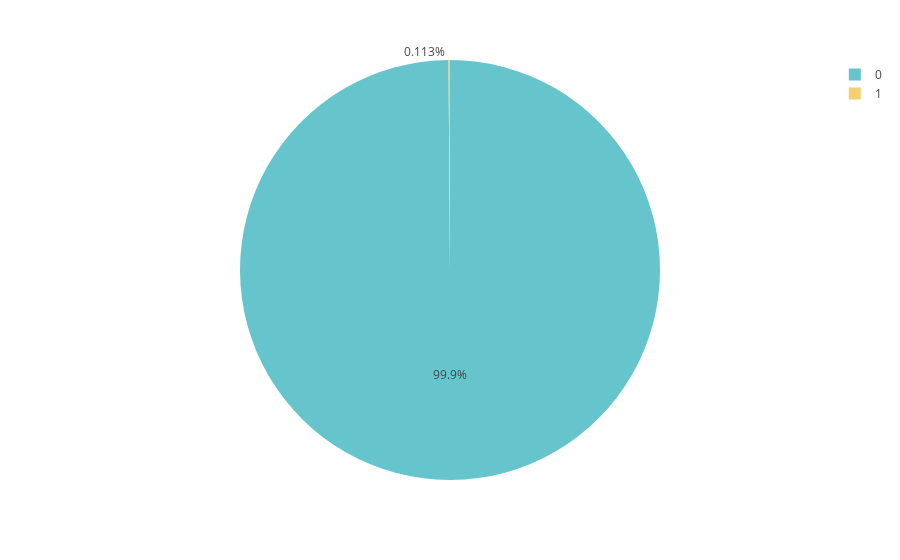
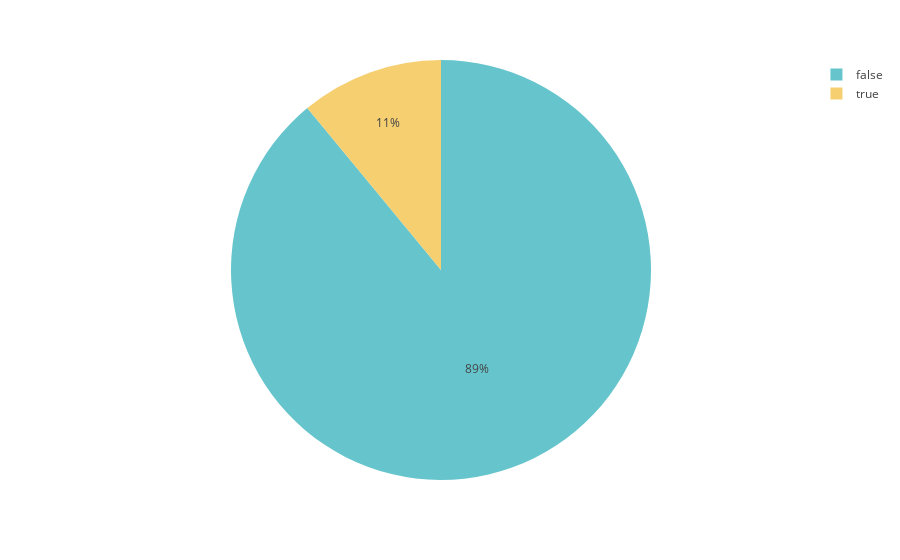

Notebook code for these charts, in order:
### Markdown cell above
### Fraud
---

### Code cell
is_laundering_count = transformed_df.is_laundering.value_counts().reset_index()
fig = px.pie(
    is_laundering_count,
    values='count',
    names='is_laundering',
    color_discrete_sequence=px.colors.qualitative.Pastel
)
fig.show()

is_laundering_customer_count = transformed_df.is_laundering_customer.value_counts().reset_index()
fig = px.pie(
    is_laundering_customer_count,
    values='count',
    names='is_laundering_customer',
    color_discrete_sequence=px.colors.qualitative.Pastel
)
fig.show()

### Figure 1 — Plotly figure (JSON) as saved in the notebook; plotly's stock layout.template omitted (floating-point values rounded to 4 significant figures)
{"data": [{"domain": {"x": [0, 1], "y": [0, 1]}, "hovertemplate": "is_laundering=%{label}<br>count=%{value}<extra></extra>", "labels": [0, 1], "legendgroup": "", "name": "", "showlegend": true, "type": "pie", "values": [4592112, 5177]}], "layout": {"legend": {"tracegroupgap": 0}, "margin": {"t": 60}, "piecolorway": ["rgb(102, 197, 204)", "rgb(246, 207, 113)", "rgb(248, 156, 116)", "rgb(220, 176, 242)", "rgb(135, 197, 95)", "rgb(158, 185, 243)", "rgb(254, 136, 177)", "rgb(201, 219, 116)", "rgb(139, 224, 164)", "rgb(180, 151, 231)", "rgb(179, 179, 179)"]}}

### Figure 2 — Plotly figure (JSON) as saved in the notebook; plotly's stock layout.template omitted (floating-point values rounded to 4 significant figures)
{"data": [{"domain": {"x": [0, 1], "y": [0, 1]}, "hovertemplate": "is_laundering_customer=%{label}<br>count=%{value}<extra></extra>", "labels": [false, true], "legendgroup": "", "name": "", "showlegend": true, "type": "pie", "values": [4092229, 505060]}], "layout": {"legend": {"tracegroupgap": 0}, "margin": {"t": 60}, "piecolorway": ["rgb(102, 197, 204)", "rgb(246, 207, 113)", "rgb(248, 156, 116)", "rgb(220, 176, 242)", "rgb(135, 197, 95)", "rgb(158, 185, 243)", "rgb(254, 136, 177)", "rgb(201, 219, 116)", "rgb(139, 224, 164)", "rgb(180, 151, 231)", "rgb(179, 179, 179)"]}}
